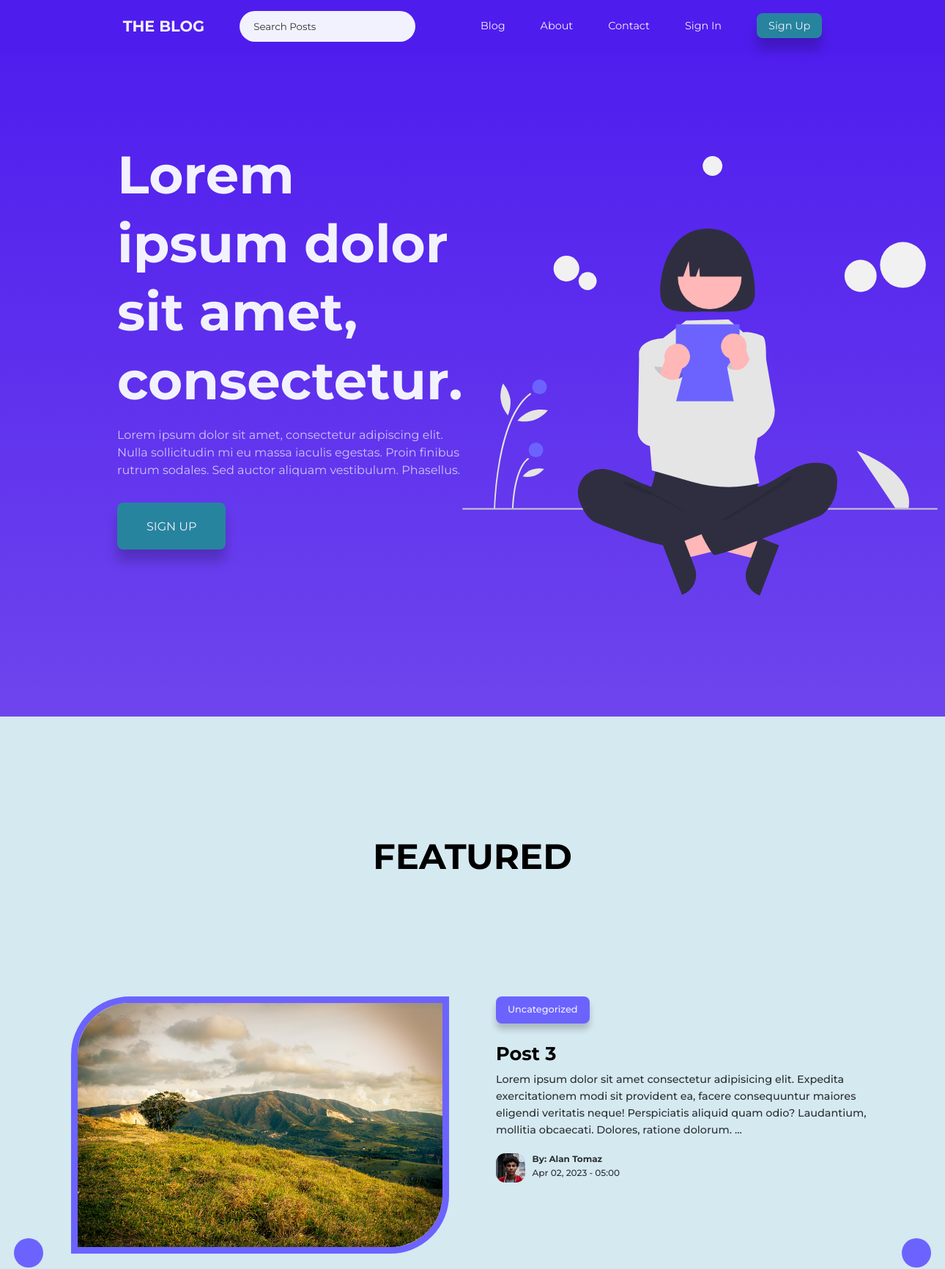
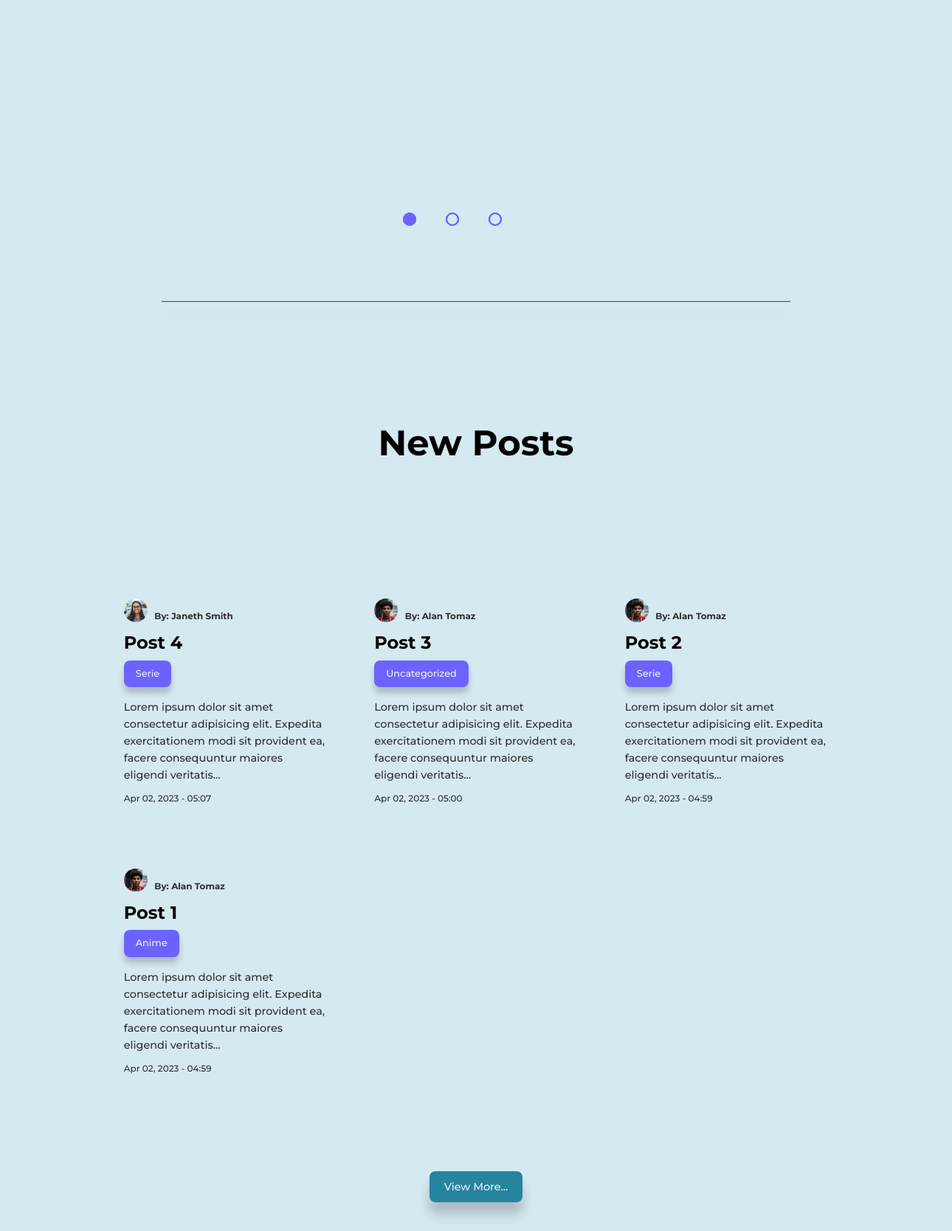
The page / (upper part) on the database its author committed (2 pictures, top to bottom).
### tables this page shows
CREATE TABLE `posts` (
  `id` int(11) UNSIGNED NOT NULL,
  `title` varchar(255) NOT NULL,
  `subtitle` varchar(255) NOT NULL,
  `body` text NOT NULL,
  `thumbnail` varchar(255) NOT NULL,
  `date_time` timestamp NOT NULL DEFAULT current_timestamp(),
  `category_id` int(11) UNSIGNED DEFAULT NULL,
  `author_id` int(11) UNSIGNED NOT NULL,
  `is_featured` tinyint(1) NOT NULL
);

CREATE TABLE `categories` (
  `id` int(11) UNSIGNED NOT NULL,
  `title` varchar(50) NOT NULL,
  `description` text NOT NULL
);

CREATE TABLE `users` (
  `id` int(11) UNSIGNED NOT NULL,
  `firstname` varchar(50) NOT NULL,
  `lastname` varchar(50) NOT NULL,
  `username` varchar(50) NOT NULL,
  `email` varchar(100) NOT NULL,
  `location` varchar(100) NOT NULL,
  `biography` text NOT NULL,
  `password` varchar(255) NOT NULL,
  `avatar` varchar(255) NOT NULL,
  `is_admin` tinyint(1) NOT NULL
);

### index.php (the view, shortened to what this page needs)
<?php
include $_SERVER['DOCUMENT_ROOT'] . '/My Blog/partials/header.php';
$firstFeaturedPostQuery = "SELECT * FROM posts WHERE is_featured = 1";
$firstFeaturedPostResult = mysqli_query($connection, $firstFeaturedPostQuery);
$firstFeaturedPost = mysqli_fetch_assoc($firstFeaturedPostResult);
$secondFeaturedPostQuery = "SELECT * FROM posts WHERE is_featured = 2";
$secondFeaturedPostResult = mysqli_query($connection, $secondFeaturedPostQuery);
$thirdFeaturedPostQuery = "SELECT * FROM posts WHERE is_featured = 3";
$thirdFeaturedPostResult = mysqli_query($connection, $thirdFeaturedPostQuery);
$query = "SELECT * FROM posts ORDER BY date_time DESC LIMIT 12";
$posts = mysqli_query($connection, $query);
?>
<section class="hero-section">
    <div class="hero-section-container">
        <div class="hero-section-content">
            <h1 class="hero-section-title">Lorem ipsum dolor sit amet, consectetur.</h1>
            <p class="hero-section-paragraph">Lorem ipsum dolor sit amet, consectetur adipiscing elit. Nulla
                sollicitudin mi eu massa iaculis
                egestas. Proin finibus rutrum sodales. Sed auctor aliquam vestibulum. Phasellus.</p>
            <a href="<?php echo ROOT_URL ?>pages/signup.php" class="action-button">SIGN UP</a>
        </div>
        <img src="<?php echo ROOT_URL ?>img/undraw_reading_re_29f8.svg">
    </div>
</section>
<?php if (mysqli_num_rows($firstFeaturedPostResult) == 1) : ?>
    <h1 class="section-title">FEATURED</h1>
    <section class="featured">
        <button class="slider-angle-button" id="before-button">
        </button>
        <div class="slider">
            <div class="slides">
                <div class="slide first">
                    <div class="featured-area">
                        <div class="featured-container">
                            <div class="post-thumbnail">
                                <a href="<?php echo ROOT_URL ?>pages/post.php?id=<?= $firstFeaturedPost["id"] ?>">
                                    <img src="<?php echo ROOT_URL ?>img/<?= $firstFeaturedPost["thumbnail"] ?>">
                                </a>
                            </div>
                            <div class="featured-info">
                                <?php
                                $firstFeaturedPostCategoryId = $firstFeaturedPost["category_id"];
                                $firstFeaturedPostCategoryQuery = "SELECT * FROM categories WHERE id = $firstFeaturedPostCategoryId";
                                $firstFeaturedPostCategoryResult = mysqli_query($connection, $firstFeaturedPostCategoryQuery);
                                $firstFeaturedPostCategory = mysqli_fetch_assoc($firstFeaturedPostCategoryResult);
                                ?>
                                <a href="<?php echo ROOT_URL ?>pages/category-posts.php?category=<?= $firstFeaturedPostCategory["id"] ?>" class="category-button"><?= $firstFeaturedPostCategory["title"] ?></a>
                                <a href="<?php echo ROOT_URL ?>pages/post.php?id=<?= $firstFeaturedPost["id"] ?>">
                                    <h2 class="featured-title"><?= $firstFeaturedPost["title"] ?></h2>
                                </a>
                                <a href="<?php echo ROOT_URL ?>pages/post.php?id=<?= $firstFeaturedPost["id"] ?>">
                                    <p class="featured-paragraph"><?= substr($firstFeaturedPost["subtitle"], 0, 300) ?>...</p>
                                </a>
                                <a href="<?php echo ROOT_URL ?>pages/post.php?id=<?= $firstFeaturedPost["id"] ?>">
                                    <div class="post-author">
                                        <?php
                                        $firstFeaturedPostAuthorId = $firstFeaturedPost["author_id"];
                                        $firstFeaturedPostAuthorQuery = "SELECT * FROM users WHERE id = $firstFeaturedPostAuthorId";
                                        $firstFeaturedPostAuthorResult = mysqli_query($connection, $firstFeaturedPostAuthorQuery);
                                        $firstFeaturedPostAuthor = mysqli_fetch_assoc($firstFeaturedPostAuthorResult);
                                        ?>
                                        <div class="post-author-avatar">
                                            <img src="<?php echo ROOT_URL ?>img/<?= $firstFeaturedPostAuthor["avatar"] ?>">
                                        </div>
                                        <div class="post-avatar-info">
                                            <h5>By: <?= $firstFeaturedPostAuthor["firstname"] . " " . $firstFeaturedPostAuthor["lastname"] ?></h5>
                                            <small><?= date("M d, Y - H:i", strtotime($firstFeaturedPost["date_time"])) ?></small>
                                        </div>
                                    </div>
                                </a>
                            </div>
                        </div>
                    </div>
                </div>
                <div class="navigation-auto">
                    <div class="auto-btn1"></div>
                    <?php if (mysqli_num_rows($secondFeaturedPostResult) == 1) : ?>
                        <div class="auto-btn2"></div>
                    <?php endif ?>
                    <?php if (mysqli_num_rows($thirdFeaturedPostResult) == 1) : ?>
                        <div class="auto-btn3"></div>
                    <?php endif ?>
                </div>
            </div>
            <div class="navigation-buttons">
                <label for="radio1" class="manual-btn" id="manual-btn1"></label>
                <?php if (mysqli_num_rows($secondFeaturedPostResult) == 1) : ?>
                    <label for="radio2" class="manual-btn" id="manual-btn2"></label>
                <?php endif ?>
                <?php if (mysqli_num_rows($thirdFeaturedPostResult) == 1) : ?>
                    <label for="radio3" class="manual-btn" id="manual-btn3"></label>
                <?php endif ?>
            </div>
        </div>
        <button class="slider-angle-button before-button" id="after-button">
        </button>
    </section>
    <hr class="hr container">
<?php endif ?>
<h1 class="section-title">New Posts</h3>
    <section class="home-page-new-posts new-posts">
        <div class="home-page-new-posts-page-container container new-posts-page-container">
            <?php while ($post = mysqli_fetch_assoc($posts)) : ?>
                <article class="new-post category-post">
                    <a href="<?php echo ROOT_URL ?>pages/post.php?id=<?= $post["id"] ?>">
                        <div class="new-post-author home-page-new-post-author">
                            <?php
                            $authorId = $post["author_id"];
                            $authorQuery = "SELECT * FROM users WHERE id = $authorId";
                            $authorResult = mysqli_query($connection, $authorQuery);
                            $author = mysqli_fetch_assoc($authorResult);
                            ?>
                            <div class="new-post-author-avatar category-post-author-avatar">
                                <img src="<?php echo ROOT_URL ?>img/<?= $author["avatar"] ?>">
                            </div>
                            <h5>By: <?= $author["firstname"] . " " . $author["lastname"] ?></h5>
                        </div>
                    </a>
                    <h3 class="new-post-title category-post-title">
                        <a href="<?php echo ROOT_URL ?>pages/post.php?id=<?= $post["id"] ?>"><?= $post["title"] ?></a>
                    </h3>
                    <?php
                    $category_id = $post["category_id"];
                    $categoryQuery = "SELECT * FROM categories WHERE id = $category_id";
                    $categoryResult = mysqli_query($connection, $categoryQuery);
                    $category = mysqli_fetch_assoc($categoryResult);
                    ?>
                    <a href="<?php echo ROOT_URL ?>pages/category-posts.php?category=<?= $category["id"] ?>" class="category-button"><?= $category["title"] ?></a>
                    <p class="new-post-body category-post-body">
                        <a href="<?php echo ROOT_URL ?>pages/post.php?=<?= $post["id"] ?>">
                            <?= substr($post["subtitle"], 0, 150) ?>...
                        </a>
                    </p>
                    <div class="new-post-author-info category-post-author-info">
                        <a href="<?php echo ROOT_URL ?>pages/post.php?id=<?= $post["id"] ?>">
                            <small><?= date("M d, Y - H:i", strtotime($post["date_time"])) ?></small>
                        </a>
                    </div>
                </article>
            <?php endwhile ?>
        </div>
        <div class="view-more-container">
            <a href="<?= ROOT_URL ?>pages/blog.php" class="btn">View More...</a>
        </div>
    </section>
    <?php
    include $_SERVER['DOCUMENT_ROOT'] . '/My Blog/partials/footer.php';
    ?>

### partials/header.php (shortened to what this page needs)
<!DOCTYPE html>
<html lang="en">
<head>
    <link rel="stylesheet" href="<?php echo ROOT_URL ?>css/style.css">
    <link rel="stylesheet" href="https://unicons.iconscout.com/release/v4.0.0/css/line.css">
</head>
<body>
    <nav>
        <div class="container nav-container">
            <ul class="nav-items nav-items-left">
                <li><a href="<?php echo ROOT_URL ?>index.php" class="nav-logo">THE BLOG</a></li>
                <li>
                    <div class="nav-search-container">
                        <form class="nav-search" action="<?php echo ROOT_URL ?>pages/search-posts.php" method="GET">
                            <input type="search" name="search" placeholder="Search Posts">
                        </form>
                    </div>
                </li>
            </ul>
            <ul class="nav-items nav-items-right">
                <li><a href="<?php echo ROOT_URL ?>pages/blog.php">Blog</a></li>
                <li><a href="<?php echo ROOT_URL ?>pages/about.php">About</a></li>
                <li><a href="<?php echo ROOT_URL ?>pages/contact.php">Contact</a></li>
                <?php if (isset($_SESSION["user-id"])) : ?>
                    <li class="nav-profile">
                        <div class="avatar">
                            <img src="<?php echo ROOT_URL . 'img/' . $avatar["avatar"] ?>">
                        </div>
                        <ul>
                            <li><a href="<?php echo ROOT_URL ?>admin/index.php">Dashboard</a></li>
                            <li><a href="<?php echo ROOT_URL ?>pages/logout.php">Logout</a></li>
                        </ul>
                    </li>
                <?php else : ?>
                    <li><a href="<?php echo ROOT_URL ?>pages/signin.php">Sign In</a></li>
                    <li><a class="sign-up" href="<?php echo ROOT_URL ?>pages/signup.php">Sign Up</a> </li>
                <?php endif ?>
            </ul>
        </div>
    </nav>

### partials/footer.php (shortened to what this page needs)
</body>
</html>

### rows shown on the page
posts: thumbnail (picture), title "Post 3", subtitle "Lorem ipsum dolor sit amet consectetur adipisicing elit. Expedita exercitationem modi sit provident ea, facere consequuntur maiores eligendi veritatis neque! Perspiciatis aliquid quam odio? Laudantium, mollitia obcaecati. Dolores, ratione dolorum.", date_time "Apr 02, 2023 - 05:00", author.avatar (picture), author.firstname "Alan", author.lastname "Tomaz", category.title "Uncategorized", subtitle "Lorem ipsum dolor sit amet consectetur adipisicing elit. Expedita exercitationem modi sit provident ea, facere consequuntur maiores eligendi veritatis"
categories: title "Uncategorized"
users: avatar (picture), firstname "Alan", lastname "Tomaz"
posts: author.avatar (picture), author.firstname "Janeth", author.lastname "Smith", title "Post 4", category.title "Serie", subtitle "Lorem ipsum dolor sit amet consectetur adipisicing elit. Expedita exercitationem modi sit provident ea, facere consequuntur maiores eligendi veritatis", date_time "Apr 02, 2023 - 05:07"
posts: author.avatar (picture), author.firstname "Alan", author.lastname "Tomaz", title "Post 2", category.title "Serie", subtitle "Lorem ipsum dolor sit amet consectetur adipisicing elit. Expedita exercitationem modi sit provident ea, facere consequuntur maiores eligendi veritatis", date_time "Apr 02, 2023 - 04:59"
posts: author.avatar (picture), author.firstname "Alan", author.lastname "Tomaz", title "Post 1", category.title "Anime", subtitle "Lorem ipsum dolor sit amet consectetur adipisicing elit. Expedita exercitationem modi sit provident ea, facere consequuntur maiores eligendi veritatis", date_time "Apr 02, 2023 - 04:59"
